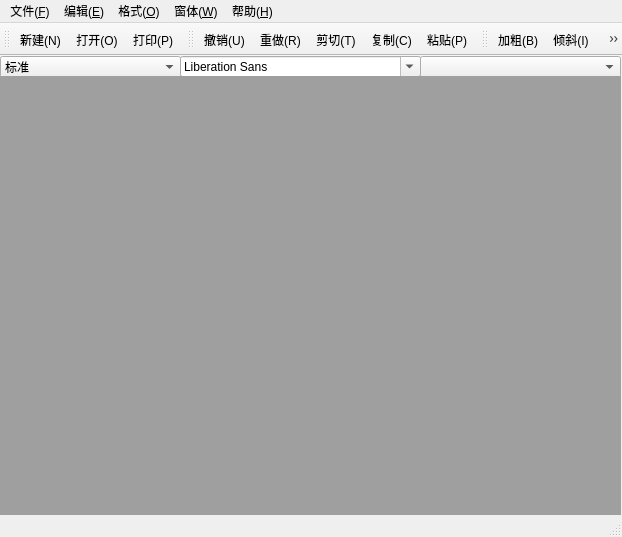
<?xml version="1.0" encoding="UTF-8"?>
<ui version="4.0">
 <class>MainWindow</class>
 <widget class="QMainWindow" name="MainWindow">
  <property name="geometry">
   <rect>
    <x>0</x>
    <y>0</y>
    <width>622</width>
    <height>537</height>
   </rect>
  </property>
  <property name="windowTitle">
   <string>LuWPS</string>
  </property>
  <widget class="QWidget" name="centralWidget">
   <widget class="QComboBox" name="comboBox">
    <property name="geometry">
     <rect>
      <x>0</x>
      <y>0</y>
      <width>181</width>
      <height>22</height>
     </rect>
    </property>
    <item>
     <property name="text">
      <string>标准</string>
     </property>
    </item>
    <item>
     <property name="text">
      <string>项目符号●</string>
     </property>
    </item>
    <item>
     <property name="text">
      <string>项目符号○</string>
     </property>
    </item>
    <item>
     <property name="text">
      <string>项目符号□</string>
     </property>
    </item>
    <item>
     <property name="text">
      <string>项目符号(1,2,3)</string>
     </property>
    </item>
    <item>
     <property name="text">
      <string>项目符号(A,B,C)</string>
     </property>
    </item>
    <item>
     <property name="text">
      <string>项目符号(a,b,c)</string>
     </property>
    </item>
    <item>
     <property name="text">
      <string>项目符号(i,ii,iii)</string>
     </property>
    </item>
    <item>
     <property name="text">
      <string>项目符号(I,III,III)</string>
     </property>
    </item>
   </widget>
   <widget class="QFontComboBox" name="fontComboBox">
    <property name="geometry">
     <rect>
      <x>180</x>
      <y>0</y>
      <width>241</width>
      <height>21</height>
     </rect>
    </property>
   </widget>
   <widget class="QComboBox" name="sizeComboBox">
    <property name="geometry">
     <rect>
      <x>420</x>
      <y>0</y>
      <width>201</width>
      <height>22</height>
     </rect>
    </property>
   </widget>
   <widget class="QMdiArea" name="mdiArea">
    <property name="geometry">
     <rect>
      <x>0</x>
      <y>20</y>
      <width>621</width>
      <height>451</height>
     </rect>
    </property>
    <property name="horizontalScrollBarPolicy">
     <enum>Qt::ScrollBarAlwaysOff</enum>
    </property>
   </widget>
  </widget>
  <widget class="QMenuBar" name="menuBar">
   <property name="geometry">
    <rect>
     <x>0</x>
     <y>0</y>
     <width>622</width>
     <height>23</height>
    </rect>
   </property>
   <widget class="QMenu" name="menu_F">
    <property name="title">
     <string>文件(&amp;F)</string>
    </property>
    <addaction name="newAction"/>
    <addaction name="openAction"/>
    <addaction name="saveAction"/>
    <addaction name="saveAsAction"/>
    <addaction name="printpreviewAction"/>
    <addaction name="printfaction"/>
   </widget>
   <widget class="QMenu" name="menu_E">
    <property name="title">
     <string>编辑(&amp;E)</string>
    </property>
    <addaction name="UndoAction"/>
    <addaction name="RedoAction"/>
    <addaction name="CutAction"/>
    <addaction name="CopyAction"/>
    <addaction name="PasteAction"/>
   </widget>
   <widget class="QMenu" name="menu_O">
    <property name="title">
     <string>格式(&amp;O)</string>
    </property>
    <widget class="QMenu" name="menu_D">
     <property name="title">
      <string>字体(D)</string>
     </property>
     <property name="icon">
      <iconset resource="image.qrc">
       <normaloff>:/img/character.png</normaloff>:/img/character.png</iconset>
     </property>
     <addaction name="boldAction"/>
     <addaction name="italicAction"/>
     <addaction name="underline"/>
    </widget>
    <widget class="QMenu" name="menu">
     <property name="title">
      <string>段落</string>
     </property>
     <property name="icon">
      <iconset resource="image.qrc">
       <normaloff>:/img/paragraph.png</normaloff>:/img/paragraph.png</iconset>
     </property>
     <addaction name="leftAlignAction"/>
     <addaction name="centerAction"/>
     <addaction name="rightAlignAction"/>
     <addaction name="JustifyAction"/>
    </widget>
    <addaction name="menu_D"/>
    <addaction name="menu"/>
    <addaction name="colorAction"/>
   </widget>
   <widget class="QMenu" name="menu_W">
    <property name="title">
     <string>窗体(&amp;W)</string>
    </property>
    <addaction name="closeaction"/>
    <addaction name="closeallaction"/>
    <addaction name="casecadeAction"/>
    <addaction name="Titleaction"/>
    <addaction name="previousaction"/>
    <addaction name="nextaction"/>
   </widget>
   <widget class="QMenu" name="menu_H">
    <property name="title">
     <string>帮助(&amp;H)</string>
    </property>
    <addaction name="aboutaction"/>
   </widget>
   <addaction name="menu_F"/>
   <addaction name="menu_E"/>
   <addaction name="menu_O"/>
   <addaction name="menu_W"/>
   <addaction name="menu_H"/>
  </widget>
  <widget class="QToolBar" name="mainToolBar">
   <attribute name="toolBarArea">
    <enum>TopToolBarArea</enum>
   </attribute>
   <attribute name="toolBarBreak">
    <bool>false</bool>
   </attribute>
   <addaction name="newAction"/>
   <addaction name="openAction"/>
   <addaction name="printfaction"/>
  </widget>
  <widget class="QStatusBar" name="statusBar"/>
  <widget class="QToolBar" name="toolBar">
   <property name="windowTitle">
    <string>toolBar</string>
   </property>
   <attribute name="toolBarArea">
    <enum>TopToolBarArea</enum>
   </attribute>
   <attribute name="toolBarBreak">
    <bool>false</bool>
   </attribute>
   <addaction name="UndoAction"/>
   <addaction name="RedoAction"/>
   <addaction name="CutAction"/>
   <addaction name="CopyAction"/>
   <addaction name="PasteAction"/>
  </widget>
  <widget class="QToolBar" name="toolBar_2">
   <property name="windowTitle">
    <string/>
   </property>
   <attribute name="toolBarArea">
    <enum>TopToolBarArea</enum>
   </attribute>
   <attribute name="toolBarBreak">
    <bool>false</bool>
   </attribute>
   <addaction name="boldAction"/>
   <addaction name="italicAction"/>
   <addaction name="underline"/>
   <addaction name="separator"/>
   <addaction name="leftAlignAction"/>
   <addaction name="centerAction"/>
   <addaction name="rightAlignAction"/>
   <addaction name="JustifyAction"/>
   <addaction name="colorAction"/>
  </widget>
  <action name="newAction">
   <property name="icon">
    <iconset resource="image.qrc">
     <normaloff>:/img/new.png</normaloff>:/img/new.png</iconset>
   </property>
   <property name="text">
    <string>新建(N)</string>
   </property>
   <property name="statusTip">
    <string>创建一个新文档</string>
   </property>
   <property name="shortcut">
    <string>Ctrl+N</string>
   </property>
  </action>
  <action name="openAction">
   <property name="icon">
    <iconset resource="image.qrc">
     <normaloff>:/img/fileopen.png</normaloff>:/img/fileopen.png</iconset>
   </property>
   <property name="text">
    <string>打开(O)</string>
   </property>
   <property name="statusTip">
    <string>打开一个已存在的文档</string>
   </property>
   <property name="shortcut">
    <string>Ctrl+O</string>
   </property>
  </action>
  <action name="saveAction">
   <property name="icon">
    <iconset resource="image.qrc">
     <normaloff>:/img/save.png</normaloff>:/img/save.png</iconset>
   </property>
   <property name="text">
    <string>保存(S)</string>
   </property>
   <property name="shortcut">
    <string>Ctrl+S</string>
   </property>
  </action>
  <action name="saveAsAction">
   <property name="icon">
    <iconset resource="image.qrc">
     <normaloff>:/img/saveasaction.png</normaloff>:/img/saveasaction.png</iconset>
   </property>
   <property name="text">
    <string>另存为(A)</string>
   </property>
   <property name="statusTip">
    <string>以一个新名字保存文档</string>
   </property>
   <property name="shortcut">
    <string>Ctrl+A</string>
   </property>
  </action>
  <action name="printpreviewAction">
   <property name="icon">
    <iconset>
     <normaloff>:/img/android-chrome-192x192.png</normaloff>:/img/android-chrome-192x192.png</iconset>
   </property>
   <property name="text">
    <string>打印预览...</string>
   </property>
   <property name="statusTip">
    <string>预览打印效果</string>
   </property>
   <property name="shortcut">
    <string/>
   </property>
  </action>
  <action name="printfaction">
   <property name="icon">
    <iconset resource="image.qrc">
     <normaloff>:/img/print-fill.png</normaloff>:/img/print-fill.png</iconset>
   </property>
   <property name="text">
    <string>打印(P)</string>
   </property>
   <property name="shortcut">
    <string>Ctrl+P</string>
   </property>
  </action>
  <action name="UndoAction">
   <property name="icon">
    <iconset resource="image.qrc">
     <normaloff>:/img/undo.png</normaloff>:/img/undo.png</iconset>
   </property>
   <property name="text">
    <string>撤销(U)</string>
   </property>
   <property name="statusTip">
    <string>撤销当前操作</string>
   </property>
   <property name="shortcut">
    <string>Ctrl+Z</string>
   </property>
  </action>
  <action name="RedoAction">
   <property name="icon">
    <iconset resource="image.qrc">
     <normaloff>:/img/redo2.png</normaloff>:/img/redo2.png</iconset>
   </property>
   <property name="text">
    <string>重做(R)</string>
   </property>
   <property name="statusTip">
    <string>恢复之前的操作</string>
   </property>
   <property name="shortcut">
    <string>Ctrl+R</string>
   </property>
  </action>
  <action name="CutAction">
   <property name="icon">
    <iconset resource="image.qrc">
     <normaloff>:/img/cut.png</normaloff>:/img/cut.png</iconset>
   </property>
   <property name="text">
    <string>剪切(T)</string>
   </property>
   <property name="statusTip">
    <string>重文档中剪切所选的内容，并放入剪切板</string>
   </property>
   <property name="shortcut">
    <string>Ctrl+X</string>
   </property>
  </action>
  <action name="CopyAction">
   <property name="icon">
    <iconset resource="image.qrc">
     <normaloff>:/img/copy.png</normaloff>:/img/copy.png</iconset>
   </property>
   <property name="text">
    <string>复制(C)</string>
   </property>
   <property name="statusTip">
    <string>复制所选的内容，并放入剪切板</string>
   </property>
   <property name="shortcut">
    <string>Ctrl+C</string>
   </property>
  </action>
  <action name="PasteAction">
   <property name="icon">
    <iconset resource="image.qrc">
     <normaloff>:/img/paste.png</normaloff>:/img/paste.png</iconset>
   </property>
   <property name="text">
    <string>粘贴(P)</string>
   </property>
   <property name="statusTip">
    <string>将剪切板的内容粘贴到文档</string>
   </property>
   <property name="shortcut">
    <string>Ctrl+V</string>
   </property>
  </action>
  <action name="colorAction">
   <property name="icon">
    <iconset resource="image.qrc">
     <normaloff>:/img/eglass-color.png</normaloff>:/img/eglass-color.png</iconset>
   </property>
   <property name="text">
    <string>颜色(C)...</string>
   </property>
   <property name="statusTip">
    <string>设置字体颜色</string>
   </property>
  </action>
  <action name="boldAction">
   <property name="checkable">
    <bool>true</bool>
   </property>
   <property name="icon">
    <iconset resource="image.qrc">
     <normaloff>:/img/bold.png</normaloff>:/img/bold.png</iconset>
   </property>
   <property name="text">
    <string>加粗(B)</string>
   </property>
   <property name="shortcut">
    <string>Ctrl+B</string>
   </property>
  </action>
  <action name="italicAction">
   <property name="checkable">
    <bool>true</bool>
   </property>
   <property name="icon">
    <iconset resource="image.qrc">
     <normaloff>:/img/italic.png</normaloff>:/img/italic.png</iconset>
   </property>
   <property name="text">
    <string>倾斜(I)</string>
   </property>
   <property name="shortcut">
    <string>Ctrl+I</string>
   </property>
  </action>
  <action name="leftAlignAction">
   <property name="icon">
    <iconset resource="image.qrc">
     <normaloff>:/img/align-left.png</normaloff>:/img/align-left.png</iconset>
   </property>
   <property name="text">
    <string>左对齐(L)</string>
   </property>
   <property name="statusTip">
    <string/>
   </property>
   <property name="shortcut">
    <string>Ctrl+L</string>
   </property>
  </action>
  <action name="centerAction">
   <property name="icon">
    <iconset resource="image.qrc">
     <normaloff>:/img/justify.png</normaloff>:/img/justify.png</iconset>
   </property>
   <property name="text">
    <string>居中(C)</string>
   </property>
   <property name="statusTip">
    <string>将所选文字居中</string>
   </property>
   <property name="shortcut">
    <string>Ctrl+E</string>
   </property>
  </action>
  <action name="rightAlignAction">
   <property name="icon">
    <iconset resource="image.qrc">
     <normaloff>:/img/align-right.png</normaloff>:/img/align-right.png</iconset>
   </property>
   <property name="text">
    <string>右对齐(R)</string>
   </property>
   <property name="statusTip">
    <string>将所选文字右对齐</string>
   </property>
   <property name="shortcut">
    <string>Ctrl+R</string>
   </property>
  </action>
  <action name="JustifyAction">
   <property name="icon">
    <iconset resource="image.qrc">
     <normaloff>:/img/two.png</normaloff>:/img/two.png</iconset>
   </property>
   <property name="text">
    <string>两端对齐(J)</string>
   </property>
   <property name="statusTip">
    <string>将所选文字左右两端同时对齐</string>
   </property>
   <property name="shortcut">
    <string>Ctrl+J</string>
   </property>
  </action>
  <action name="closeaction">
   <property name="icon">
    <iconset resource="image.qrc">
     <normaloff>:/img/close.png</normaloff>:/img/close.png</iconset>
   </property>
   <property name="text">
    <string>关闭(O)</string>
   </property>
   <property name="statusTip">
    <string>关闭活动子窗口</string>
   </property>
  </action>
  <action name="closeallaction">
   <property name="icon">
    <iconset resource="image.qrc">
     <normaloff>:/img/close-square.png</normaloff>:/img/close-square.png</iconset>
   </property>
   <property name="text">
    <string>关闭所有(A)</string>
   </property>
   <property name="statusTip">
    <string>关闭所有子窗口</string>
   </property>
  </action>
  <action name="casecadeAction">
   <property name="icon">
    <iconset resource="image.qrc">
     <normaloff>:/img/Center.png</normaloff>:/img/Center.png</iconset>
   </property>
   <property name="text">
    <string>层叠(C)</string>
   </property>
   <property name="statusTip">
    <string>层叠子窗口</string>
   </property>
  </action>
  <action name="Titleaction">
   <property name="icon">
    <iconset>
     <normaloff>:/img/android-chrome-512x512.png</normaloff>:/img/android-chrome-512x512.png</iconset>
   </property>
   <property name="text">
    <string>平铺(T)</string>
   </property>
  </action>
  <action name="previousaction">
   <property name="icon">
    <iconset resource="image.qrc">
     <normaloff>:/img/behind.png</normaloff>:/img/behind.png</iconset>
   </property>
   <property name="text">
    <string>前一个(V)</string>
   </property>
   <property name="statusTip">
    <string>移动焦点到前一个子窗口</string>
   </property>
   <property name="shortcut">
    <string/>
   </property>
  </action>
  <action name="nextaction">
   <property name="icon">
    <iconset resource="image.qrc">
     <normaloff>:/img/after.png</normaloff>:/img/after.png</iconset>
   </property>
   <property name="text">
    <string>下一个(X)</string>
   </property>
   <property name="statusTip">
    <string>后一个</string>
   </property>
   <property name="shortcut">
    <string>Ctrl+Tab</string>
   </property>
  </action>
  <action name="aboutaction">
   <property name="icon">
    <iconset resource="image.qrc">
     <normaloff>:/img/about.png</normaloff>:/img/about.png</iconset>
   </property>
   <property name="text">
    <string>关于(A)</string>
   </property>
   <property name="statusTip">
    <string>关于LuWPS的信息</string>
   </property>
  </action>
  <action name="underline">
   <property name="checkable">
    <bool>true</bool>
   </property>
   <property name="icon">
    <iconset resource="image.qrc">
     <normaloff>:/img/underline.png</normaloff>:/img/underline.png</iconset>
   </property>
   <property name="text">
    <string>下划线(U)</string>
   </property>
   <property name="shortcut">
    <string>Ctrl+U</string>
   </property>
  </action>
 </widget>
 <layoutdefault spacing="6" margin="11"/>
 <resources>
  <include location="image.qrc"/>
 </resources>
 <connections/>
</ui>
